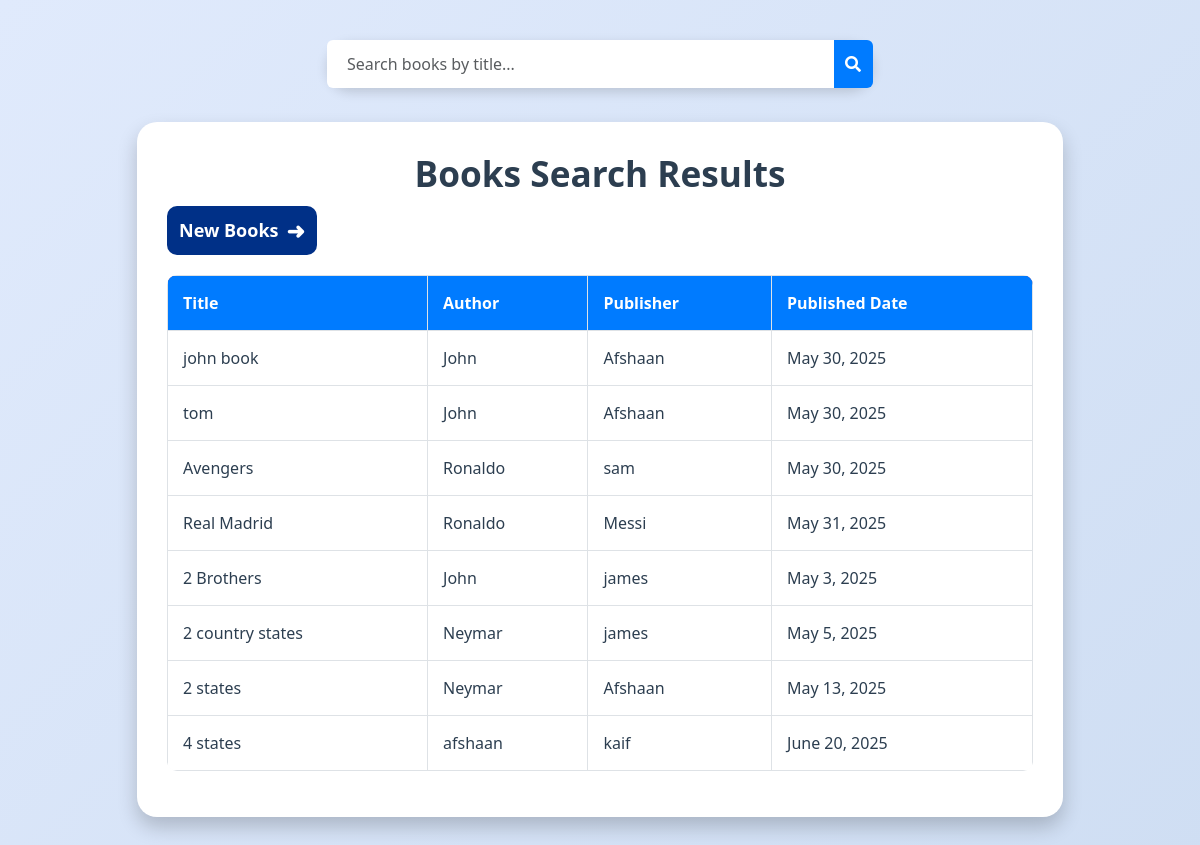
/pattern_book_search/, run on the app's committed database.
### novel/models.py (models this page shows, shortened)
class Book(models.Model):
    title = models.CharField(max_length=50, unique=True)
    author_id = models.ForeignKey(Author, on_delete=models.CASCADE)
    publisher_id = models.ForeignKey(Publisher, on_delete=models.CASCADE)
    publication_date = models.DateField()
    isbn = models.CharField(max_length=13, unique=True, null=True, blank=True)  # ISBN number
    genre = models.CharField(max_length=50, null=True, blank=True)  # Fiction, non-fiction, etc.
    price = models.DecimalField(max_digits=10, decimal_places=2, null=True, blank=True)  # Book ka price
    pages = models.IntegerField(null=True, blank=True)  # Total pages
    language = models.CharField(max_length=30, null=True, blank=True)  # Book ki language
    stock_quantity = models.IntegerField(default=0)  # Available copies
    cover_image = models.ImageField(upload_to='book_covers/', null=True, blank=True)  # Book ka cover

class Author(models.Model):
    salutation = models.CharField(max_length=10)
    first_name = models.CharField(max_length=50)
    last_name = models.CharField(max_length=50)
    email = models.EmailField(max_length=50)
    bio = models.TextField(max_length=500, null=True, blank=True)  # Author ki details
    birth_date = models.DateField(null=True, blank=True)  # DOB
    profile_picture = models.ImageField(upload_to='author_pics/', null=True, blank=True)  # Author ki photo

class Publisher(models.Model):
    name = models.CharField(max_length=50)
    address = models.TextField(max_length=255)
    city = models.CharField(max_length=50)
    state = models.CharField(max_length=50)
    country = models.CharField(max_length=50)
    website = models.URLField(max_length=2085)
    established_year = models.IntegerField(null=True, blank=True)  # Kab publisher start hua
    contact_number = models.CharField(max_length=15, null=True, blank=True)  # Phone number
    is_active = models.BooleanField(default=True)  # Publisher active hai ya nahi

### novel/views.py (the view, shortened to what this page needs)
# urls.py: path('pattern_book_search/',views.pattern_book_search,name="pattern_book_search"),
def pattern_book_search(request):
    search_query = request.GET.get('query', '')
    if search_query:
        pattern_books = Book.objects.filter(title__istartswith=search_query)
    else:
        pattern_books = Book.objects.all()  # Return all books if no query
    context = {
        'pattern_search': pattern_books,
        'search_query': search_query
    }
    return render(request, 'pattern_search.html', context)

### templates/pattern_search.html (shortened to what this page needs)
{% extends 'base.html' %}
{% block content %}
<!DOCTYPE html>
<html lang="en">
<head>
    <link href="https://cdn.jsdelivr.net/npm/bootstrap@5.3.3/dist/css/bootstrap.min.css" rel="stylesheet">
    <link rel="stylesheet" href="https://cdnjs.cloudflare.com/ajax/libs/font-awesome/5.15.4/css/all.min.css">
</head>
<body>
    <section style="background: linear-gradient(135deg, #e0eafc 0%, #cfdef3 100%); min-height: 100vh; padding: 40px 20px;">
        <div class="container">
            <div class="row justify-content-center mb-4">
                <div class="col-md-6">
                    <form method="GET" action="{% url 'pattern_book_search' %}">
                        <div class="input-group" style="box-shadow: 0 4px 12px rgba(0,0,0,0.15); border-radius: 50px; background: white; overflow–
 hidden;">
                            <input type="text" name="query" id="searchInput" class="form-control" placeholder="Search books by title..." value="{{ search_query }}" style="border: none; padding: 12px 20px; font-size: 16px; outline: none;">
                            <span class="input-group-text" style="background: #007bff; border: none; cursor: pointer;">
                                <i class="fas fa-search" style="color: white;"></i>
                            </span>
                        </div>
                    </form>
                </div>
            </div>
<div class="row justify-content-center" style="margin-bottom:10px;">
    <div class="col-md-10">
        <div style="background: white; border-radius: 20px; box-shadow: 0 10px 20px rgba(0,0,0,0.2); padding: 30px;margin-top:10px;">
            <h1 style="color: #2c3e50; font-weight: bold; text-align: center; margin-bottom: 25px; font-size: 2.2rem;">Books Search Results</h1>
            <a href="{% url 'pub_specific_duration' %}" style="text-decoration: none; margin-top: -25px; display: inline-block;margin-bottom:10px;">
                <div style="display: inline-flex; align-items: center; padding: 8px 12px; border-radius: 10px; background-color: #003087; font-size: 18px; cursor: pointer; transition: all 0.3s ease; color: white;"
                     onmouseover="this.children[1].style.transform='translateX(5px)'"
                     onmouseout="this.children[1].style.transform='translateX(0)'">
                    <p style="margin: 0; color: white; font-weight: bold;">New Books</p>
                    <span style="margin-left: 8px; transition: transform 0.3s ease; font-size: 22px; font-weight: bold; color: white;">➜</span>
                </div>
            </a>
            <br>
                        <div class="table-responsive" style="margin-top:10px;">
                            <table class="table table-hover table-bordered" style="border-radius: 10px; overflow: hidden;">
                                <thead style="background: #ff6f61; color: white;">
                                    <tr>
                                        <th style="padding: 15px; font-weight: bold;background: #007bff;color: white;">Title</th>
                                        <th style="padding: 15px; font-weight: bold;background: #007bff;color: white;">Author</th>
                                        <th style="padding: 15px; font-weight: bold;background: #007bff;color: white;">Publisher</th>
                                        <th style="padding: 15px; font-weight: bold;background: #007bff;color: white;">Published Date</th>
                                    </tr>
                                </thead>
                                <tbody id="bookTableBody">
                                    {% for book in pattern_search %}
                                        <tr style="background: #f9f9f9; transition: background 0.3s;">
                                            <td style="padding: 15px; color: #2c3e50;">{{ book.title }}</td>
                                            <td style="padding: 15px; color: #2c3e50;">{{ book.author_id.first_name|default:"N/A" }}</td>
                                            <td style="padding: 15px; color: #2c3e50;">{{ book.publisher_id.name|default:"N/A" }}</td>
                                            <td style="padding: 15px; color: #2c3e50;">{{ book.publication_date|default:"N/A" }}</td>
                                        </tr>
                                    {% empty %}
                                        <tr>
                                            <td colspan="4" style="text-align: center; padding: 20px; color: #e74c3c;">No books found.</td>
                                        </tr>
                                    {% endfor %}
                                </tbody>
                            </table>
                        </div>
                    </div>
                </div>
            </div>
        </div>
    </section>
</body>
</html>
{% endblock %}

### data on the page
Book: title "john book", author_id.first_name "John", publisher_id.name "Afshaan", publication_date "May 30, 2025"
Book: title "tom", author_id.first_name "John", publisher_id.name "Afshaan", publication_date "May 30, 2025"
Book: title "Avengers", author_id.first_name "Ronaldo", publisher_id.name "sam", publication_date "May 30, 2025"
Book: title "Real Madrid", author_id.first_name "Ronaldo", publisher_id.name "Messi", publication_date "May 31, 2025"
Book: title "2 Brothers", author_id.first_name "John", publisher_id.name "james", publication_date "May 3, 2025"
Book: title "2 country states", author_id.first_name "Neymar", publisher_id.name "james", publication_date "May 5, 2025"
Book: title "2 states", author_id.first_name "Neymar", publisher_id.name "Afshaan", publication_date "May 13, 2025"
Book: title "4 states", author_id.first_name "afshaan", publisher_id.name "kaif", publication_date "June 20, 2025"
